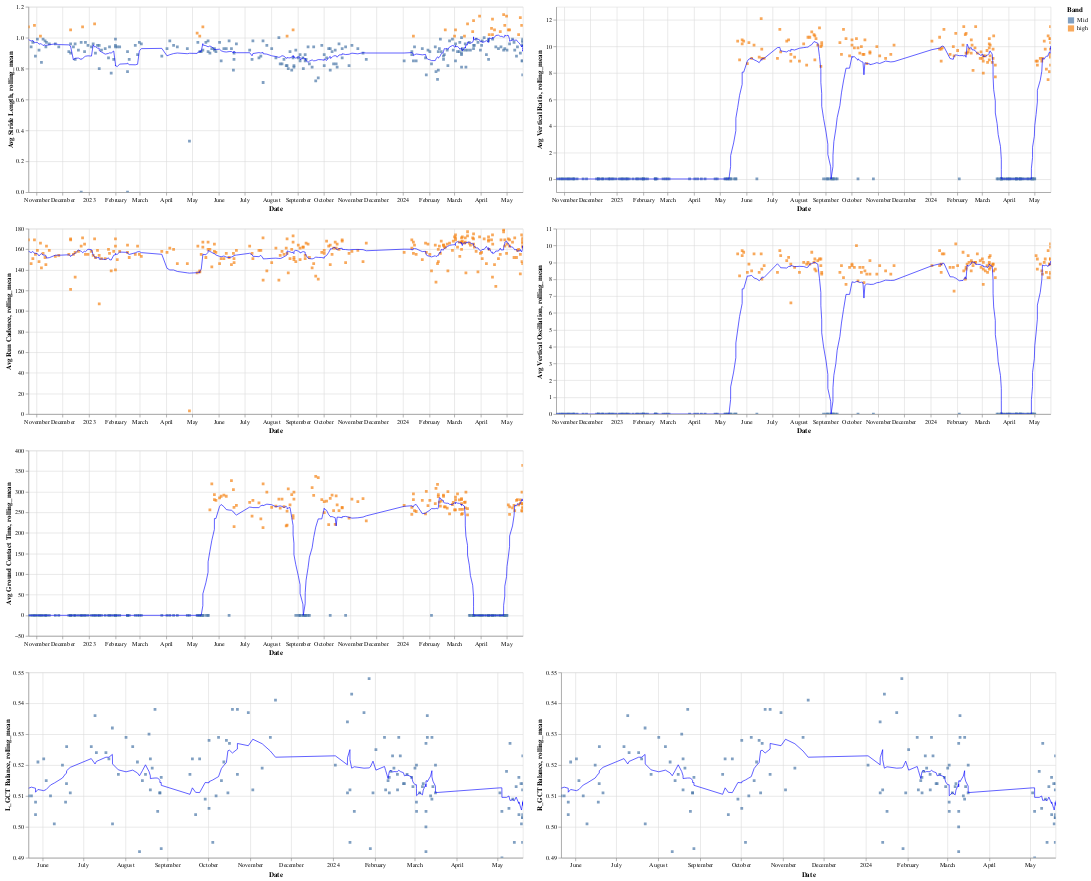

This figure's notebook cell:
### Code cell
date_stride_leng = scatter_plot_no_p(running_df, "Date", 'Avg Stride Length')
date_vert_rat = scatter_plot_no_p(running_df, "Date", 'Avg Vertical Ratio')
date_cadence = scatter_plot_no_p(running_df, "Date", 'Avg Run Cadence')
date_vert_osc = scatter_plot_no_p(running_df, "Date", 'Avg Vertical Oscillation')
date_grd_cont = scatter_plot_no_p(running_df, "Date", 'Avg Ground Contact Time')
date_l_balance = scatter_plot_no_p(running_df, "Date","L_GCT Balance",0.45, 0.55)
date_r_balance = scatter_plot_no_p(running_df, "Date","R_GCT Balance", 0.45, 0.55)

(date_stride_leng | date_vert_rat) & (date_cadence | date_vert_osc) & (date_grd_cont ) & (date_l_balance | date_r_balance)

### Figure 1 — Vega-Lite specification as saved in the notebook (floating-point values rounded to 4 significant figures; data arrays with more than 128 entries replaced by an {"elided": "..."} marker saying what was removed)
{"config": {"view": {"continuousWidth": 300, "continuousHeight": 300}}, "vconcat": [{"hconcat": [{"layer": [{"mark": {"type": "square", "size": 20}, "encoding": {"color": {"field": "Band", "type": "nominal"}, "tooltip": [{"field": "Date", "type": "temporal"}, {"field": "Avg Stride Length", "type": "quantitative"}], "x": {"field": "Date", "type": "temporal"}, "y": {"field": "Avg Stride Length", "scale": {"zero": false}, "type": "quantitative"}}, "name": "view_91"}, {"mark": {"type": "line", "color": "blue", "size": 1}, "encoding": {"x": {"field": "Date", "type": "temporal"}, "y": {"field": "rolling_mean", "scale": {"zero": false}, "type": "quantitative"}}, "transform": [{"window": [{"op": "mean", "field": "Avg Stride Length", "as": "rolling_mean"}], "frame": [-5, 5]}]}], "data": {"name": "data-899184e8a44ecd352a92637383e030c6"}, "height": 300, "width": 800}, {"layer": [{"mark": {"type": "square", "size": 20}, "encoding": {"color": {"field": "Band", "type": "nominal"}, "tooltip": [{"field": "Date", "type": "temporal"}, {"field": "Avg Vertical Ratio", "type": "quantitative"}], "x": {"field": "Date", "type": "temporal"}, "y": {"field": "Avg Vertical Ratio", "scale": {"zero": false}, "type": "quantitative"}}, "name": "view_92"}, {"mark": {"type": "line", "color": "blue", "size": 1}, "encoding": {"x": {"field": "Date", "type": "temporal"}, "y": {"field": "rolling_mean", "scale": {"zero": false}, "type": "quantitative"}}, "transform": [{"window": [{"op": "mean", "field": "Avg Vertical Ratio", "as": "rolling_mean"}], "frame": [-5, 5]}]}], "data": {"name": "data-a3d847a081eed039e5ad39405cb79012"}, "height": 300, "width": 800}]}, {"hconcat": [{"layer": [{"mark": {"type": "square", "size": 20}, "encoding": {"color": {"field": "Band", "type": "nominal"}, "tooltip": [{"field": "Date", "type": "temporal"}, {"field": "Avg Run Cadence", "type": "quantitative"}], "x": {"field": "Date", "type": "temporal"}, "y": {"field": "Avg Run Cadence", "scale": {"zero": false}, "type": "quantitative"}}, "name": "view_93"}, {"mark": {"type": "line", "color": "blue", "size": 1}, "encoding": {"x": {"field": "Date", "type": "temporal"}, "y": {"field": "rolling_mean", "scale": {"zero": false}, "type": "quantitative"}}, "transform": [{"window": [{"op": "mean", "field": "Avg Run Cadence", "as": "rolling_mean"}], "frame": [-5, 5]}]}], "data": {"name": "data-55008af328f2b118a0bc0c827d9d1a99"}, "height": 300, "width": 800}, {"layer": [{"mark": {"type": "square", "size": 20}, "encoding": {"color": {"field": "Band", "type": "nominal"}, "tooltip": [{"field": "Date", "type": "temporal"}, {"field": "Avg Vertical Oscillation", "type": "quantitative"}], "x": {"field": "Date", "type": "temporal"}, "y": {"field": "Avg Vertical Oscillation", "scale": {"zero": false}, "type": "quantitative"}}, "name": "view_94"}, {"mark": {"type": "line", "color": "blue", "size": 1}, "encoding": {"x": {"field": "Date", "type": "temporal"}, "y": {"field": "rolling_mean", "scale": {"zero": false}, "type": "quantitative"}}, "transform": [{"window": [{"op": "mean", "field": "Avg Vertical Oscillation", "as": "rolling_mean"}], "frame": [-5, 5]}]}], "data": {"name": "data-a76c26b62b4759fe3c5c6dfc52511149"}, "height": 300, "width": 800}]}, {"layer": [{"mark": {"type": "square", "size": 20}, "encoding": {"color": {"field": "Band", "type": "nominal"}, "tooltip": [{"field": "Date", "type": "temporal"}, {"field": "Avg Ground Contact Time", "type": "quantitative"}], "x": {"field": "Date", "type": "temporal"}, "y": {"field": "Avg Ground Contact Time", "scale": {"zero": false}, "type": "quantitative"}}, "name": "view_95"}, {"mark": {"type": "line", "color": "blue", "size": 1}, "encoding": {"x": {"field": "Date", "type": "temporal"}, "y": {"field": "rolling_mean", "scale": {"zero": false}, "type": "quantitative"}}, "transform": [{"window": [{"op": "mean", "field": "Avg Ground Contact Time", "as": "rolling_mean"}], "frame": [-5, 5]}]}], "data": {"name": "data-283165074c3cdc47f4aa991796cabbf0"}, "height": 300, "width": 800}, {"hconcat": [{"layer": [{"mark": {"type": "square", "size": 20}, "encoding": {"color": {"field": "Band", "type": "nominal"}, "tooltip": [{"field": "Date", "type": "temporal"}, {"field": "L_GCT Balance", "type": "quantitative"}], "x": {"field": "Date", "type": "temporal"}, "y": {"field": "L_GCT Balance", "scale": {"zero": false}, "type": "quantitative"}}, "name": "view_96"}, {"mark": {"type": "line", "color": "blue", "size": 1}, "encoding": {"x": {"field": "Date", "type": "temporal"}, "y": {"field": "rolling_mean", "scale": {"zero": false}, "type": "quantitative"}}, "transform": [{"window": [{"op": "mean", "field": "L_GCT Balance", "as": "rolling_mean"}], "frame": [-5, 5]}]}], "data": {"name": "data-0b5cf0c3f3d849eb9f1edaa33d2aad1a"}, "height": 300, "width": 800}, {"layer": [{"mark": {"type": "square", "size": 20}, "encoding": {"color": {"field": "Band", "type": "nominal"}, "tooltip": [{"field": "Date", "type": "temporal"}, {"field": "R_GCT Balance", "type": "quantitative"}], "x": {"field": "Date", "type": "temporal"}, "y": {"field": "R_GCT Balance", "scale": {"zero": false}, "type": "quantitative"}}, "name": "view_97"}, {"mark": {"type": "line", "color": "blue", "size": 1}, "encoding": {"x": {"field": "Date", "type": "temporal"}, "y": {"field": "rolling_mean", "scale": {"zero": false}, "type": "quantitative"}}, "transform": [{"window": [{"op": "mean", "field": "R_GCT Balance", "as": "rolling_mean"}], "frame": [-5, 5]}]}], "data": {"name": "data-3a11bc0834be2a9c4a8e35c019f1b6ff"}, "height": 300, "width": 800}]}], "params": [{"name": "param_91", "select": {"type": "interval", "encodings": ["x", "y"]}, "bind": "scales", "views": ["view_91"]}, {"name": "param_92", "select": {"type": "interval", "encodings": ["x", "y"]}, "bind": "scales", "views": ["view_92"]}, {"name": "param_93", "select": {"type": "interval", "encodings": ["x", "y"]}, "bind": "scales", "views": ["view_93"]}, {"name": "param_94", "select": {"type": "interval", "encodings": ["x", "y"]}, "bind": "scales", "views": ["view_94"]}, {"name": "param_95", "select": {"type": "interval", "encodings": ["x", "y"]}, "bind": "scales", "views": ["view_95"]}, {"name": "param_96", "select": {"type": "interval", "encodings": ["x", "y"]}, "bind": "scales", "views": ["view_96"]}, {"name": "param_97", "select": {"type": "interval", "encodings": ["x", "y"]}, "bind": "scales", "views": ["view_97"]}], "$schema": "https://vega.github.io/schema/vega-lite/v5.16.3.json", "datasets": {"data-899184e8a44ecd352a92637383e030c6": {"elided": "251 records"}, "data-a3d847a081eed039e5ad39405cb79012": {"elided": "251 records"}, "data-55008af328f2b118a0bc0c827d9d1a99": {"elided": "249 records"}, "data-a76c26b62b4759fe3c5c6dfc52511149": {"elided": "251 records"}, "data-283165074c3cdc47f4aa991796cabbf0": {"elided": "251 records"}, "data-0b5cf0c3f3d849eb9f1edaa33d2aad1a": {"elided": "129 records"}, "data-3a11bc0834be2a9c4a8e35c019f1b6ff": {"elided": "129 records"}}}
